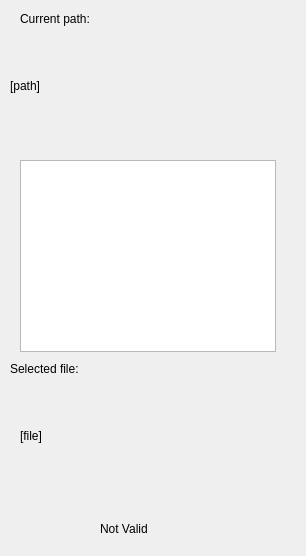
<?xml version="1.0" encoding="UTF-8"?>
<ui version="4.0">
 <class>FileSelectionWidget</class>
 <widget class="QWidget" name="FileSelectionWidget">
  <property name="geometry">
   <rect>
    <x>0</x>
    <y>0</y>
    <width>306</width>
    <height>556</height>
   </rect>
  </property>
  <property name="windowTitle">
   <string>Form</string>
  </property>
  <widget class="QListView" name="listView">
   <property name="geometry">
    <rect>
     <x>20</x>
     <y>160</y>
     <width>256</width>
     <height>192</height>
    </rect>
   </property>
  </widget>
  <widget class="QLabel" name="label_2">
   <property name="geometry">
    <rect>
     <x>10</x>
     <y>360</y>
     <width>91</width>
     <height>17</height>
    </rect>
   </property>
   <property name="text">
    <string>Selected file:</string>
   </property>
  </widget>
  <widget class="QLabel" name="lblValid">
   <property name="geometry">
    <rect>
     <x>100</x>
     <y>520</y>
     <width>67</width>
     <height>17</height>
    </rect>
   </property>
   <property name="text">
    <string>Not Valid</string>
   </property>
  </widget>
  <widget class="QLabel" name="label">
   <property name="geometry">
    <rect>
     <x>20</x>
     <y>10</y>
     <width>101</width>
     <height>17</height>
    </rect>
   </property>
   <property name="text">
    <string>Current path:</string>
   </property>
  </widget>
  <widget class="QLabel" name="lblFile">
   <property name="geometry">
    <rect>
     <x>20</x>
     <y>390</y>
     <width>201</width>
     <height>91</height>
    </rect>
   </property>
   <property name="text">
    <string>[file]</string>
   </property>
   <property name="wordWrap">
    <bool>true</bool>
   </property>
  </widget>
  <widget class="QLabel" name="lblPath">
   <property name="geometry">
    <rect>
     <x>10</x>
     <y>30</y>
     <width>251</width>
     <height>111</height>
    </rect>
   </property>
   <property name="text">
    <string>[path]</string>
   </property>
   <property name="wordWrap">
    <bool>true</bool>
   </property>
  </widget>
 </widget>
 <resources/>
 <connections/>
</ui>
